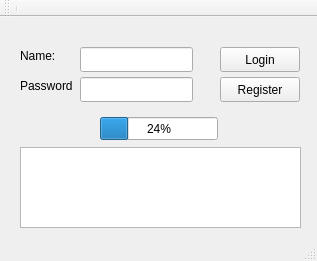
<?xml version="1.0" encoding="UTF-8"?>
<ui version="4.0">
 <class>MainWindow</class>
 <widget class="QMainWindow" name="MainWindow">
  <property name="geometry">
   <rect>
    <x>0</x>
    <y>0</y>
    <width>317</width>
    <height>261</height>
   </rect>
  </property>
  <property name="windowTitle">
   <string>MainWindow</string>
  </property>
  <widget class="QWidget" name="centralWidget">
   <widget class="QPushButton" name="pushButton">
    <property name="geometry">
     <rect>
      <x>220</x>
      <y>30</y>
      <width>80</width>
      <height>25</height>
     </rect>
    </property>
    <property name="text">
     <string>Login</string>
    </property>
   </widget>
   <widget class="QPlainTextEdit" name="plainTextEdit">
    <property name="geometry">
     <rect>
      <x>20</x>
      <y>130</y>
      <width>281</width>
      <height>81</height>
     </rect>
    </property>
   </widget>
   <widget class="QLineEdit" name="lineEdit">
    <property name="geometry">
     <rect>
      <x>80</x>
      <y>30</y>
      <width>113</width>
      <height>25</height>
     </rect>
    </property>
   </widget>
   <widget class="QLineEdit" name="lineEdit_2">
    <property name="geometry">
     <rect>
      <x>80</x>
      <y>60</y>
      <width>113</width>
      <height>25</height>
     </rect>
    </property>
   </widget>
   <widget class="QLabel" name="label">
    <property name="geometry">
     <rect>
      <x>20</x>
      <y>30</y>
      <width>54</width>
      <height>17</height>
     </rect>
    </property>
    <property name="text">
     <string>Name:</string>
    </property>
   </widget>
   <widget class="QLabel" name="label_2">
    <property name="geometry">
     <rect>
      <x>20</x>
      <y>60</y>
      <width>54</width>
      <height>17</height>
     </rect>
    </property>
    <property name="text">
     <string>Password</string>
    </property>
   </widget>
   <widget class="QPushButton" name="pushButton_2">
    <property name="geometry">
     <rect>
      <x>220</x>
      <y>60</y>
      <width>80</width>
      <height>25</height>
     </rect>
    </property>
    <property name="text">
     <string>Register</string>
    </property>
   </widget>
   <widget class="QProgressBar" name="progressBar">
    <property name="geometry">
     <rect>
      <x>100</x>
      <y>100</y>
      <width>118</width>
      <height>23</height>
     </rect>
    </property>
    <property name="value">
     <number>24</number>
    </property>
   </widget>
  </widget>
  <widget class="QToolBar" name="mainToolBar">
   <attribute name="toolBarArea">
    <enum>TopToolBarArea</enum>
   </attribute>
   <attribute name="toolBarBreak">
    <bool>false</bool>
   </attribute>
   <addaction name="separator"/>
  </widget>
  <widget class="QStatusBar" name="statusBar"/>
 </widget>
 <layoutdefault spacing="6" margin="11"/>
 <resources/>
 <connections/>
</ui>
